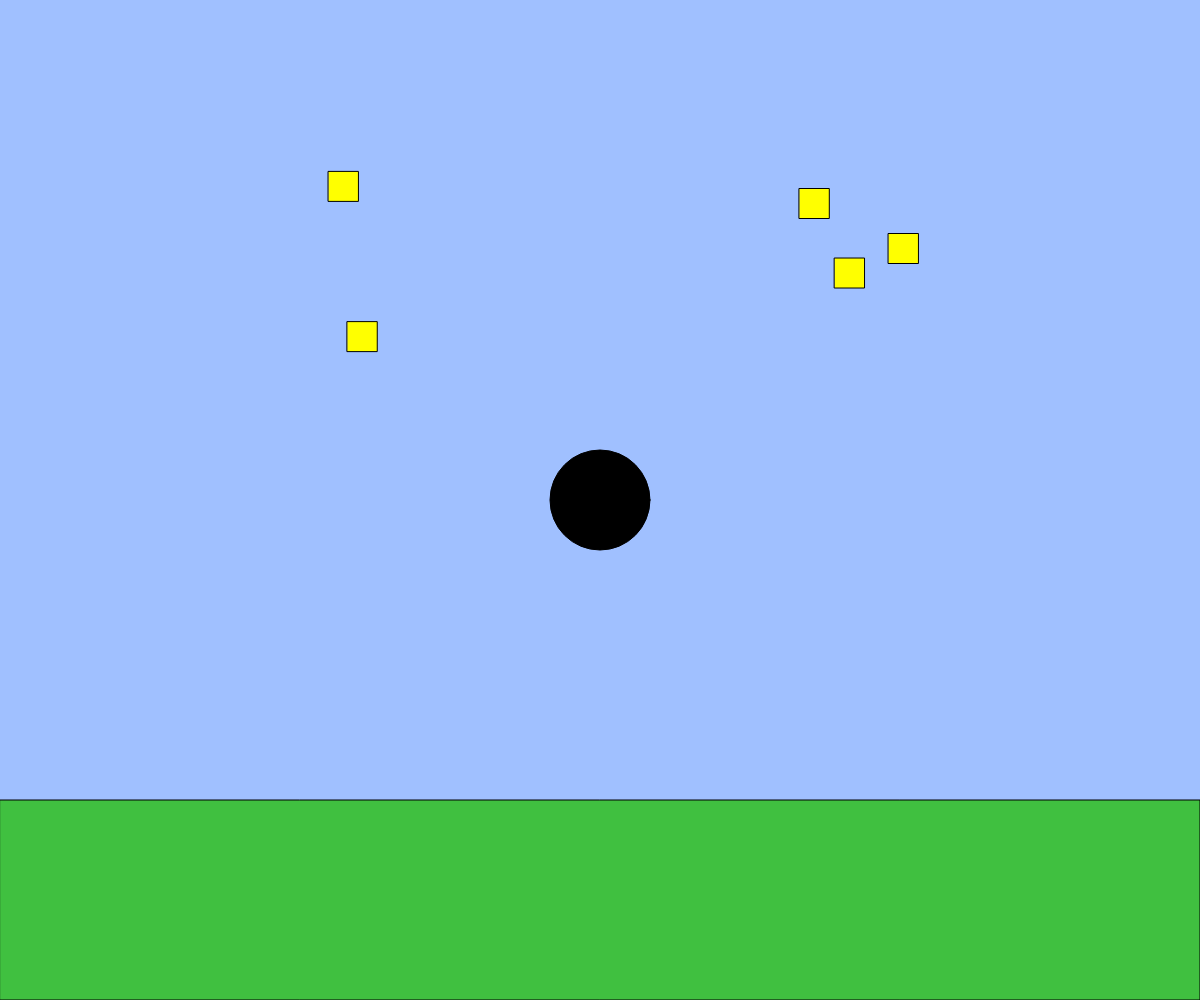
Frame 1 (no input)
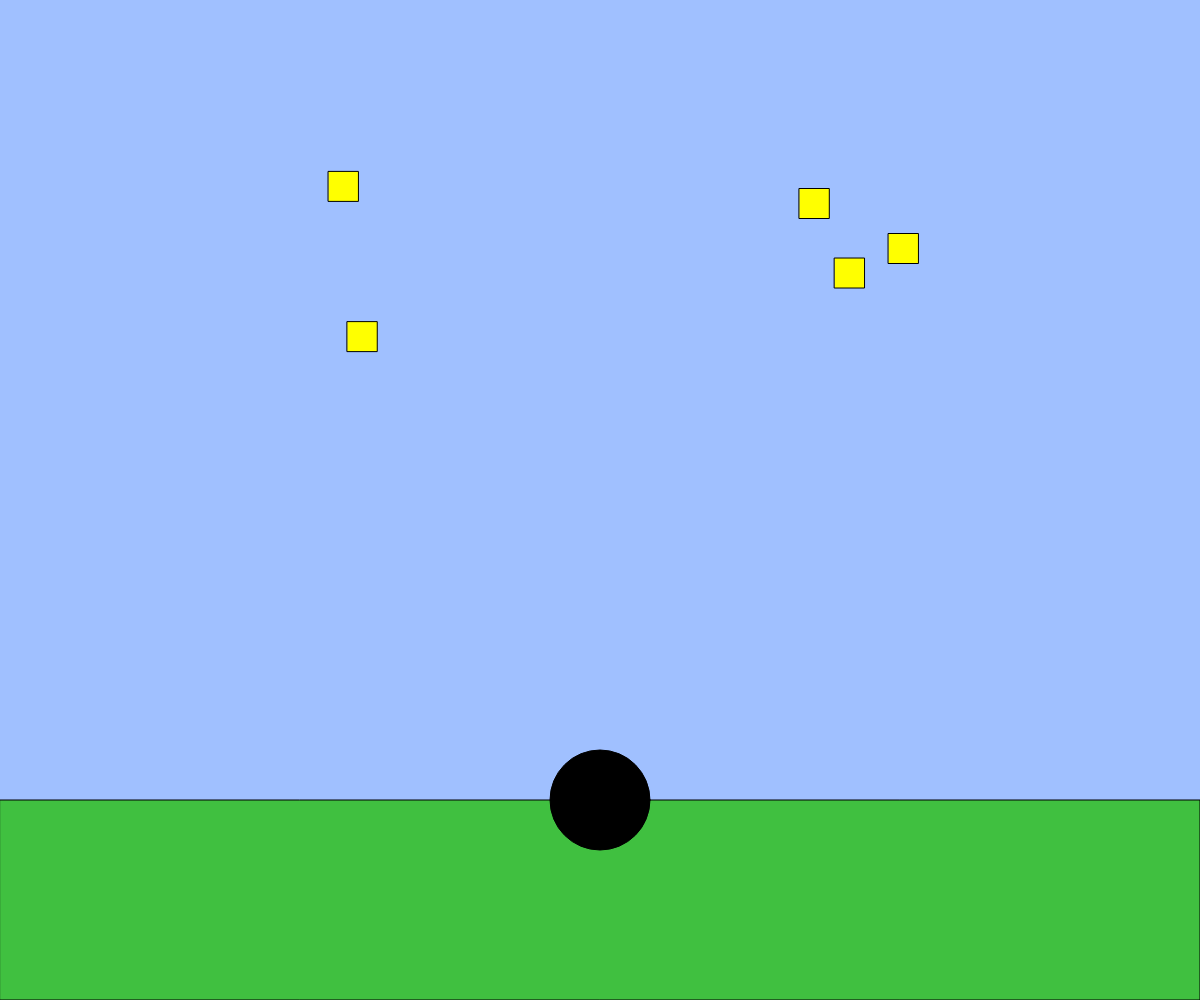
Frame 60 (no input)
Frame 120 (the mouse pressed at the canvas centre since frame 60): identical to frame 60, image omitted

The p5.js sketch that drew these frames (run headless with seeded random() and noise() and a simulated clock; from frame 60 on, the mouse is pressed at the canvas centre):

// p5.js sketch
// ── sketch.js
// 最終課題を制作しよう

let x, y;
let vx, vy;
const g = 1;

let objs = [];

function setup(){
  createCanvas(windowWidth, windowHeight);
  x = width / 2;
  y = height / 2;
  vx = 0;
  vy = 0;

  
  for (let i = 0; i < 5; i++) {
    objs.push({
      x: random(100, width - 100),
      y: random(100, height * 0.6),
      s: 30,   
      color: color(255, 255, 0)  
    });
  }
}

function windowResized(){
  resizeCanvas(windowWidth, windowHeight);
}

function draw(){
  background(160, 192, 255);
  const size = height * 0.1;

  const groundY = height * 0.8;
  fill(64, 192, 64);
  rect(0, groundY, width, height - groundY);

  
  if(keyIsDown(LEFT_ARROW)){ x -= 5; }
  if(keyIsDown(RIGHT_ARROW)){ x += 5; }
  if(keyIsDown(RIGHT_ARROW)&& keyIsDown("D".charCodeAt(0))){ x+= 10; }
  if(keyIsDown(LEFT_ARROW) && keyIsDown("A".charCodeAt(0))){ x-= 10; }

  vx = constrain(vx, -20, 20);
  vy = constrain(vy, -20, 20);

  x += vx;
  y += vy;
  vy += g;

  
  if(x < 0 || x > width){ vx = -1 * vx; }
  if(y < 0 || y > height){ vy = -1 * vy; }
  if(keyIsDown(" ".charCodeAt(0))){ 
    {  vy = -10;
    }
  }

  y = constrain(y, 0, groundY);

  drawObjs();
  checkObjCollision();

  fill(0);
  ellipse(x, y, size, size);
}


function drawObjs(){
  for (let obj of objs) {
    fill(obj.color);
    rect(obj.x - obj.s / 2, obj.y - obj.s / 2, obj.s, obj.s);
  }
}

function checkObjCollision(){
  for (let obj of objs) {

    let half = obj.s / 2;

    let dx = max(abs(x - obj.x) - half, 0);
    let dy = max(abs(y - obj.y) - half, 0);

    
    if (dx * dx + dy * dy < (40 * 40)) {
      obj.color = color(139, 69, 19);  
    }
  }
}
